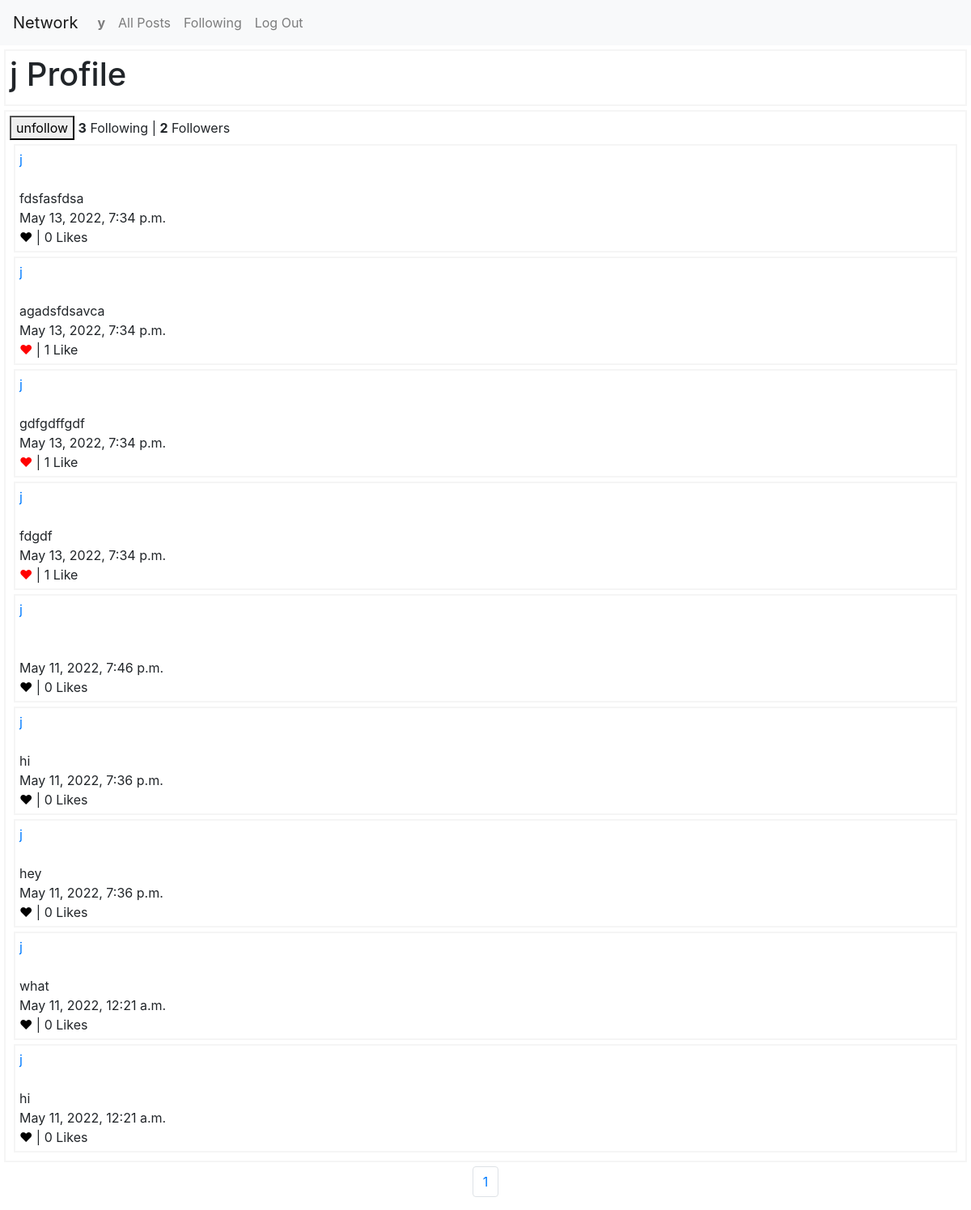
Page /user/1 (signed in) on the earlier database version.
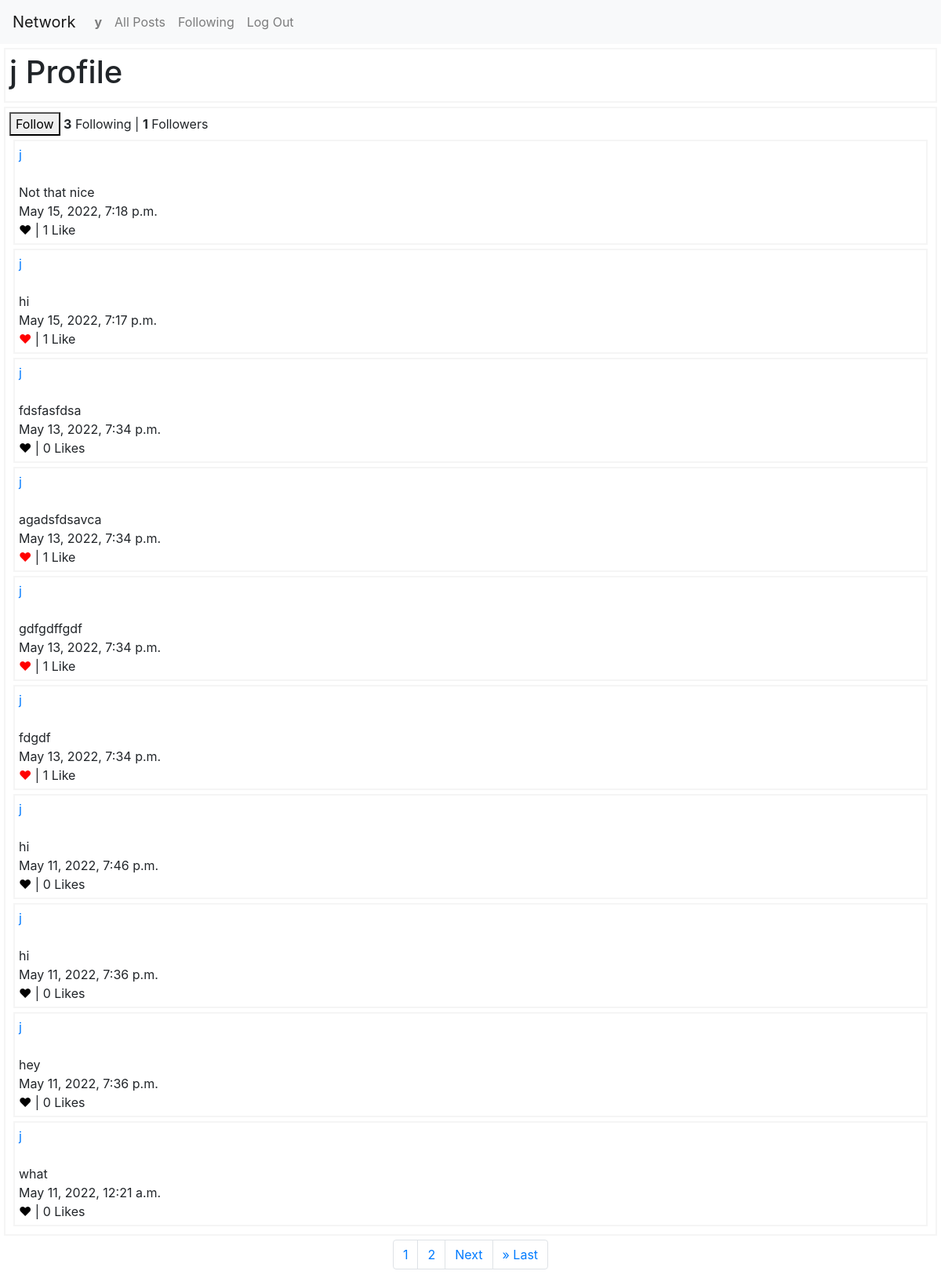
Same page on the later database version.
### network/models.py (models this page shows)
class Posts(models.Model):
    content = models.TextField(max_length=280)
    user = models.ForeignKey(
        "User", on_delete=models.CASCADE, related_name="Posts")
    timestamp = models.DateTimeField(auto_now_add=True)
    likes = models.IntegerField()

class User(AbstractUser):
    pass

### network/views.py (the view)
# urls.py: path("user/<int:user>", views.user_details, name="user_details"),
def user_details(request, user):
    user_details = User.objects.filter(id=user)[0]
    username = user_details.username
    page = request.GET.get('page')
    all_posts = Posts.objects.filter(
        user=user).order_by('-timestamp')
    pag_posts = Paginator(all_posts, 10)
    posts = pag_posts.get_page(page)
    followers = Following.objects.filter(user=user).count()
    following = Following.objects.filter(follower=username).count()
    try:
        follows = Following.objects.filter(
            user=user, follower=request.user)[0].user
    except IndexError:
        follows = False
    if request.user.is_authenticated == False:
        likes = Likes.objects.filter(user=None)
    else:
        likes = Likes.objects.filter(user=request.user)
    user_likes = []
    for post in all_posts:
        for like in likes:
            if post.id == like.post.id:
                user_likes.append(post)
    return render(request, "network/user.html", {
        'posts': posts,
        'user_likes': user_likes,
        'likes': likes,
        "users_page": user_details,
        'follows': follows,
        "followers": followers,
        "following": following})

### network/templates/network/user.html (shortened to what this page needs)
{% extends "network/layout.html" %}
{% load static %}
{% block body %}
<div class="user-posts" id="user-profile-title">
    {%if users_page.id == request.user.id%}
    <h1> My Profile <h1>
            {%else%}
            <h1> {{users_page.username}} Profile <h1>
                    {% endif %}
</div>
<div class="user-posts" id="user-profile">
    {% if user.is_authenticated and users_page.id != request.user.id  %}
    {%if follows == False%}
    <button id="btn-follow" value="follow"
        onclick="followUnfollow(this, {{users_page.id}}, {{request.user.id}})">Follow</button>
    {%else%}
    <button id="btn-unfollow" value="unfollow"
        onclick="followUnfollow(this, {{users_page.id}}, {{request.user.id}})">unfollow</button>
    {%endif%}
    {%endif%}
    <strong>{{following}}</strong> Following | <strong>{{followers}}</strong> Followers<br>
    {% for post in posts%}
    <div class="user-posts" id="{{post.id}}">
        <a href="{% url 'user_details' post.user.id %}">{{post.user}}</a><br>
        <br>
        <span id="{{post.id}}-content">{{post.content}}</span> <br>
        {{post.timestamp}}<br>
        <div class='btn-liked-unliked'>
            {%if post in user_likes%}
            <span id="btn-liked-{{post}}" onclick="likeUnlike(this.id, {{post.id}})" style="color:red;">&hearts;</span>
            |
            {%else%}
            <span id="btn-unliked-{{post}}" onclick="likeUnlike(this.id, {{post.id}})"
                style="color:black;">&hearts;</span> |
            {%endif%}
            {%if post.likes == 1%}
            <span id="like-count-{{post.id}}"> {{post.likes}} Like </span>
            {%else%}
            <span id="like-count-{{post.id}}">{{post.likes}} Likes </span>
            {%endif%}
        </div>
    </div>
    {% endfor %}
</div>
<nav aria-label="..." class="user-post-paginator">
    <ul class="pagination justify-content-center">
        {% for i in posts.paginator.page_range%}
        <li class="page-item"><a class="page-link" href="?page={{i}}">{{i}}</a></li>
        {%endfor%}
        {% if posts.has_next %}
        <li class="page-item"><a class="page-link" href="?page={{posts.next_page_number}}">Next</a></li>
        <li class="page-item"><a class="page-link" href="?page={{posts.paginator.num_pages}}">&raquo; Last</a>
        </li>
        {% endif %}
    </ul>
</nav>
{% endblock %}

Differences in the rows shown:
no longer on this page (row unchanged): Posts: user "j", content "hi", timestamp "May 11, 2022, 12:21 a.m.", likes "0"
added Posts: user "j", content "Not that nice", timestamp "May 15, 2022, 7:18 p.m.", likes "1"
added Posts: user "j", content "hi", timestamp "May 15, 2022, 7:17 p.m.", likes "1"
changed Posts "May 11, 2022, 7:46 p.m.": content (not shown) → "hi"
Other differences:
{{ followers }}: "2" → "1"
text no longer shown: "unfollow"
text now shown: "Follow Next » Last"
new list line: "2"
